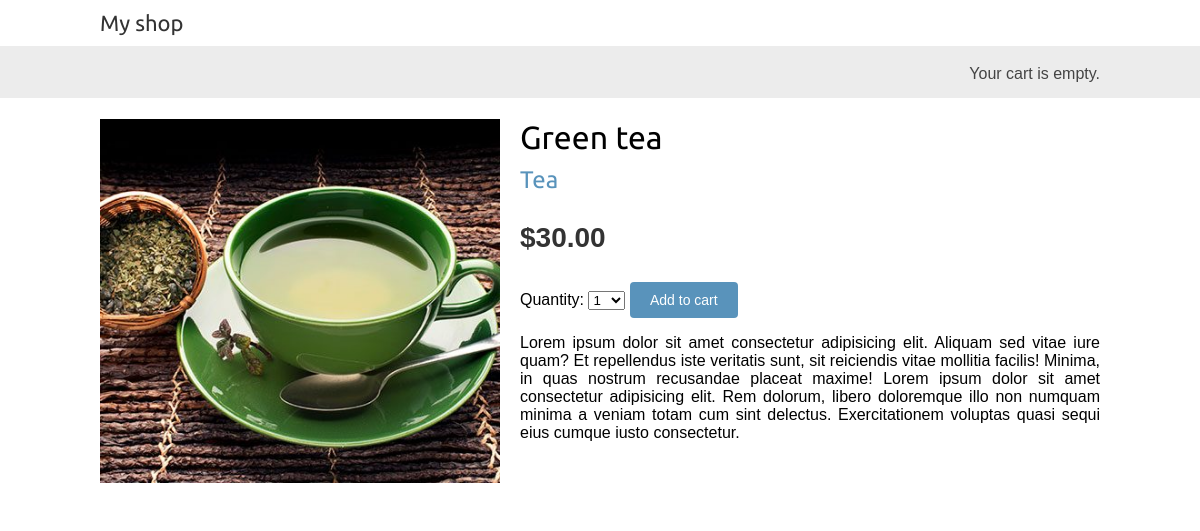
Page /1/green-tea/ on the committed database.
### shop/models.py (models this page shows, shortened)
class Product(models.Model):
    category = models.ForeignKey(Category, related_name='products',
                                 on_delete=models.CASCADE)
    name = models.CharField(max_length=200)
    slug = models.SlugField(max_length=200)
    image = models.ImageField(upload_to='products/%Y/%m/%d',
                              blank=True)
    description = models.TextField(blank=True)
    price = models.DecimalField(max_digits=10,
                                decimal_places=2)
    available = models.BooleanField(default=True)
    created = models.DateTimeField(auto_now_add=True)
    updated = models.DateTimeField(auto_now=True)
    class Meta:
        ordering = ['name']
        indexes = [
            models.Index(fields=['id', 'slug']), models.Index(fields=['name']), models.Index(fields=['-created']),
        ]

class Category(models.Model):
    name = models.CharField(max_length=200)
    slug = models.SlugField(max_length=200,
                            unique=True)
    class Meta:
        ordering = ['name']
        indexes = [
            models.Index(fields=['name']), ]
        verbose_name = 'category'
        verbose_name_plural = 'categories'
    def __str__(self):
        return self.name
    def get_absolute_url(self):
        return reverse('shop:product_list_by_category', args=[self.slug])

### shop/views.py (the view)
# urls.py: path('<int:id>/<slug:slug>/', views.product_detail, name='product_detail'),
def product_detail(request, id, slug):
    product = get_object_or_404(Product, id=id, slug=slug, available=True)
    cart_product_form = CartAddProductForm()
    return render(request, 'shop/product/detail.html', {'product': product, 'cart_product_form': cart_product_form})

### cart/forms.py
class CartAddProductForm(forms.Form):
    quantity = forms.TypedChoiceField(choices=PRODUCT_QUANTITY_CHOICES, coerce=int)
    override = forms.BooleanField(required=False, initial=False, widget=forms.HiddenInput)

### shop/templates/shop/product/detail.html (shortened to what this page needs)
{% extends "shop/base.html" %}
{% load static %}
{% block content %}
    <div class="product-detail">
        <img src="{% if product.image %}{{ product.image.url }}{% else %} {% static "img/no_image.png" %}{% endif %}">
        <h1>{{ product.name }}</h1>
        <h2>
            <a href="{{ product.category.get_absolute_url }}"> {{ product.category }}
            </a></h2>
        <p class="price">${{ product.price }}</p>
        <form action="{% url "cart:cart_add" product.id %}" method="post">
            {{ cart_product_form }}
            <input type="submit" value="Add to cart">
        </form>
        {{ product.description|linebreaks }}
    </div>
{% endblock %}

### shop/templates/shop/base.html (shortened to what this page needs)
{% load static %}
<!DOCTYPE html>
<html>
<head>
    <link href="{% static "css/base.css" %}" rel="stylesheet">
</head>
<body>
<div id="header">
    <a href="/" class="logo">My shop</a>
</div>
<div id="subheader">
    <div class="cart"> Your cart is empty.
    </div>
</div>
<div id="content">
    {% block content %} {% endblock %}
</div>
</body>
</html>

### shop/static/css/base.css (style rules this page uses)
body { margin:0; padding:0; font-family:helvetica, sans-serif; }
h1, h2, h3, h4, h5 , h6 { font-family: 'Ubuntu', sans-serif; font-weight:normal; }
a { text-decoration:none; color:#5993bb; }
a.button, input[type="submit"] { color:#fff; background:#5993bb; border-radius:4px; padding:10px 20px; font-size:14px; border:0; }
#header { padding:10px 100px; font-size:18px; overflow:auto; }
#subheader { background:#ececec; color:#444; padding:15px 100px; overflow:auto; }
#header .logo { font-family: 'Ubuntu', sans-serif; float:left; color:#333; font-size:22px; margin-right:10%; }
#subheader .cart { float:right; padding-top:4px; }
#content { padding:0 100px; overflow:hidden; }
.product-detail { text-align:justify; }
.product-detail .price { color:#333; font-size:28px; font-weight:bold; }
.product-detail img { width:40%; float:left; padding:0 20px 20px 0; }
.product-detail h1 { margin-bottom:0; }
.product-detail h2 { margin-top:10px; }

### rows in the picture
Product: image (picture), name "Green tea", category "Tea", price "30.00", description "Lorem ipsum dolor sit amet consectetur adipisicing elit. Aliquam sed vitae iure quam? Et repellendus iste veritatis sunt, sit reiciendis vitae mollitia facilis! Minima, in quas nostrum recusandae placeat maxime! Lorem ipsum dolor sit amet consectetur adipisicing elit. Rem dolorum, libero doloremque illo non numquam minima a veniam totam cum sint delectus. Exercitationem voluptas quasi sequi eius cumque iusto consectetur."
